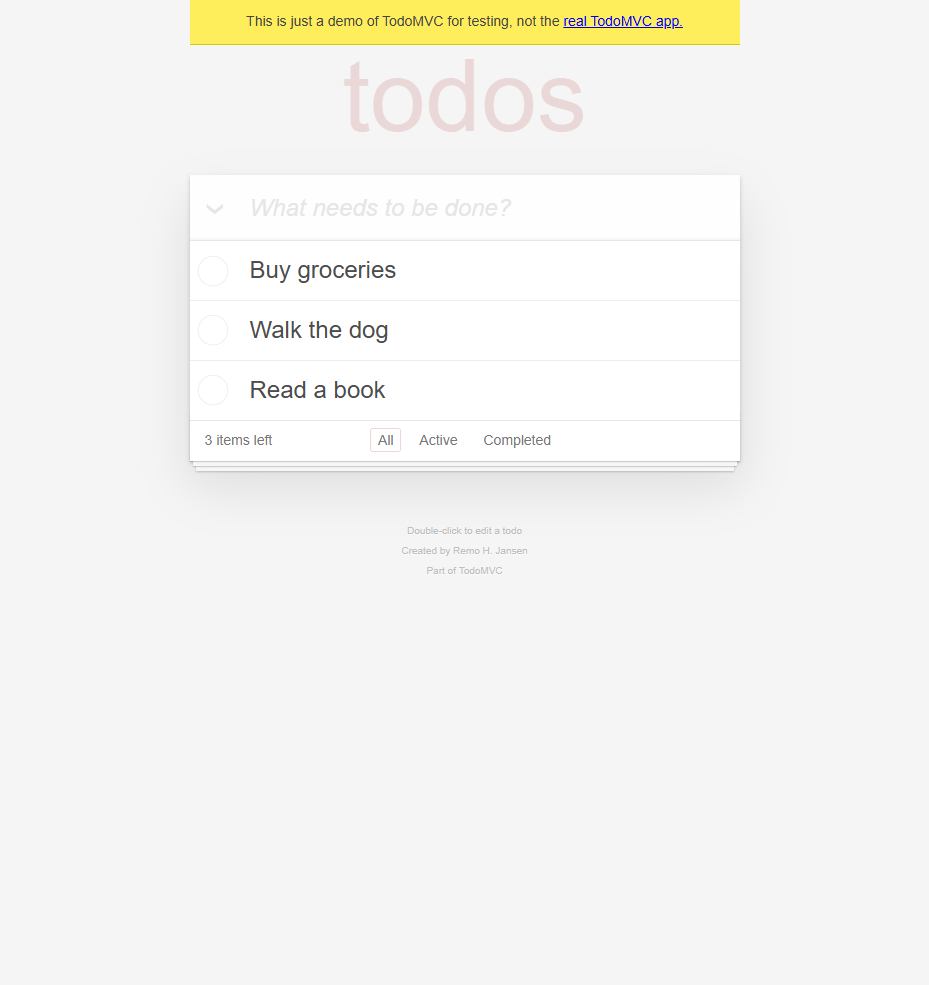
#> input picture apps/mobile/.playwright-mcp/page-2026-04-15T07-47-49-751Z.png, 929 x 985 px
$ python -i ocr_text.py   (imports and definitions only)
#> lines starting #> are read from the running program, lines starting #| are printed output that depends on the picture; after the words box and inside, x2 and y2 are one past the last pixel; in counts of white or black regions, pixels touching at a corner belong together
import os
import tempfile
import numpy as np
from PIL import Image, ImageOps
import cv2
from rapidocr_onnxruntime import RapidOCR

# [1 line that did not run here, left out]

def _deskew_cv(gray: np.ndarray) -> np.ndarray:
    edges = cv2.Canny(gray, 50, 150)
    lines = cv2.HoughLines(edges, 1, np.pi/180, 120)
    if lines is None:
        return gray
    angles = []
    for l in lines[:50]:
        theta = l[0][1]
        ang = (theta * 180 / np.pi) - 90
        if -15 < ang < 15:
            angles.append(ang)
    if not angles:
        return gray
    angle = np.median(angles)
    (h, w) = gray.shape
    M = cv2.getRotationMatrix2D((w//2, h//2), angle, 1.0)
    return cv2.warpAffine(gray, M, (w, h), flags=cv2.INTER_CUBIC, borderMode=cv2.BORDER_REPLICATE)

def _preprocess_for_ocr(path: str) -> str:
    img = Image.open(path).convert("L")  # grayscale
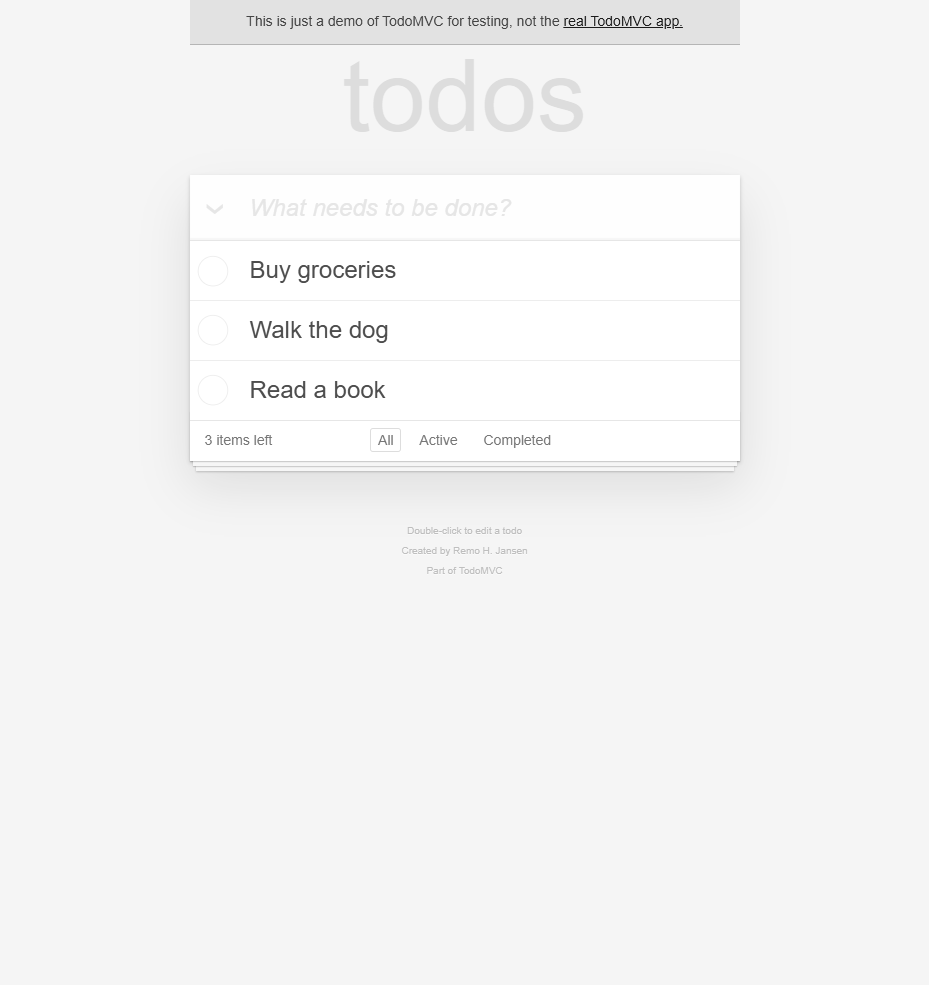
#> img: PIL image 929x985 L; min 25, max 255, mean 244.5
    img = ImageOps.autocontrast(img, cutoff=2)
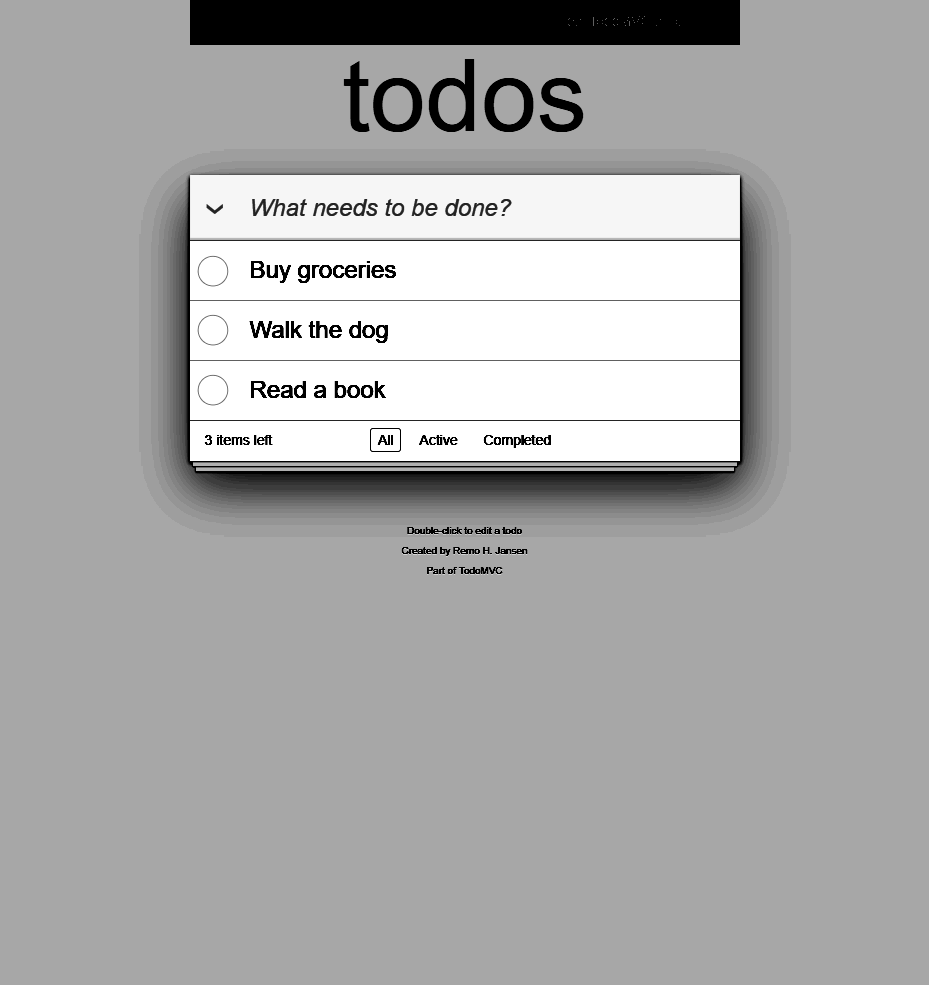
#> img: PIL image 929x985 L; min 0, max 255, mean 169.4
    arr = np.array(img)
    arr = _deskew_cv(arr)
#> in _deskew_cv, `edges = cv2.Canny(gray, 50, 150)`:
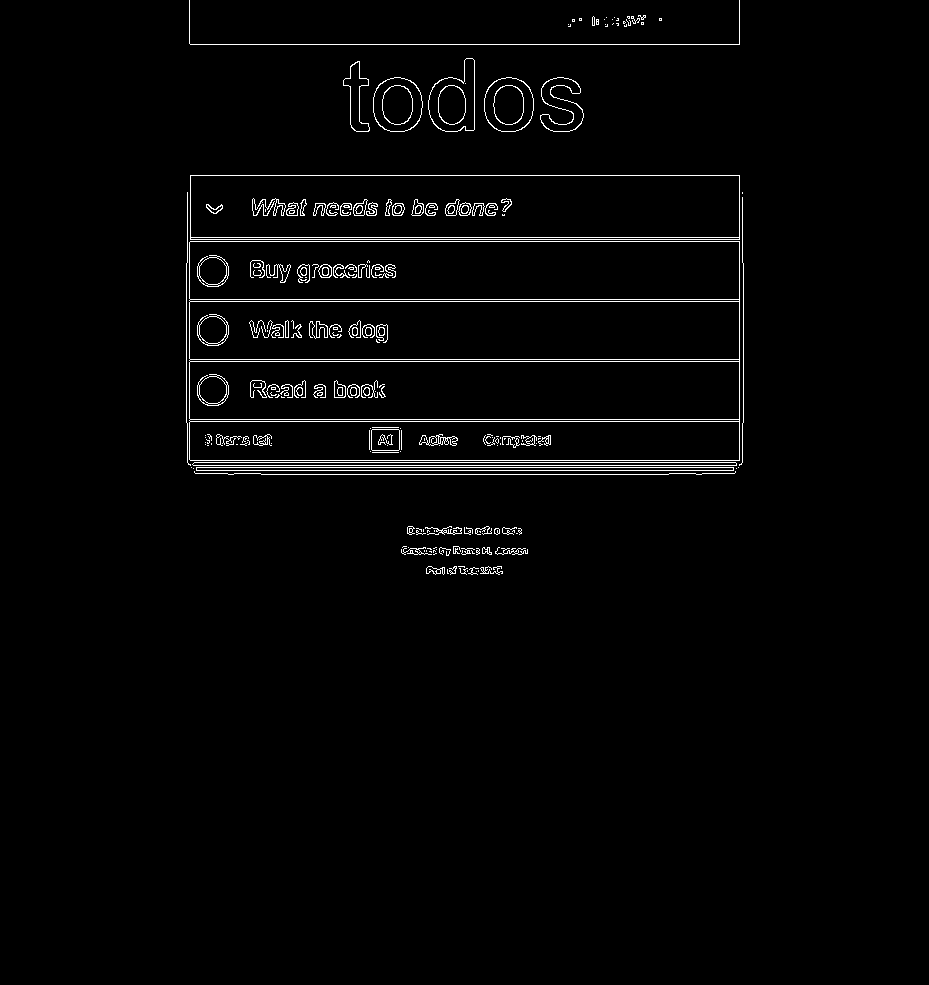
#> edges: shape (985, 929); 2% white in thin lines or dots, all inside (x1, y1, x2, y2) = (186, 0, 744, 575)
#> in _deskew_cv, `lines = cv2.HoughLines(edges, 1, np.pi/180, 120)`: lines = 44 rows, first 8: [237, 1.57], [239, 1.57], [241, 1.57], [299, 1.57], [301, 1.57], [359, 1.57], [361, 1.57], [419, 1.57]
#> the loop in _deskew_cv, `for l in lines[:50]:` made 44 passes
#> (l, theta, ang) on passes 1 to 12: ([[237, 1.57]], 1.57, 2.5e-06), ([[239, 1.57]], 1.57, 2.5e-06), ([[241, 1.57]], 1.57, 2.5e-06), ([[299, 1.57]], 1.57, 2.5e-06), ([[301, 1.57]], 1.57, 2.5e-06), ([[359, 1.57]], 1.57, 2.5e-06), ([[361, 1.57]], 1.57, 2.5e-06), ([[419, 1.57]], 1.57, 2.5e-06), ([[421, 1.57]], 1.57, 2.5e-06), ([[460, 1.57]], 1.57, 2.5e-06), ([[44, 1.57]], 1.57, 2.5e-06), ([[175, 1.57]], 1.57, 2.5e-06)
#> after the loop in _deskew_cv, `for l in lines[:50]:`: angles = 39 values, max 4 at index 33, min -2 at index 26, mean 0.462
#> in _deskew_cv, `angle = np.median(angles)`: angle = 2.5e-06
#> in _deskew_cv, `M = cv2.getRotationMatrix2D((w//2, h//2), angle, 1.0)`: M = [[1, 4.37e-08, -2.15e-05], [-4.37e-08, 1, 2.03e-05]]
    arr = cv2.resize(arr, None, fx=2.0, fy=2.0, interpolation=cv2.INTER_CUBIC)
    arr = cv2.bilateralFilter(arr, 7, 50, 50)
    arr = cv2.adaptiveThreshold(arr, 255, cv2.ADAPTIVE_THRESH_GAUSSIAN_C,
                                cv2.THRESH_BINARY, 35, 15)
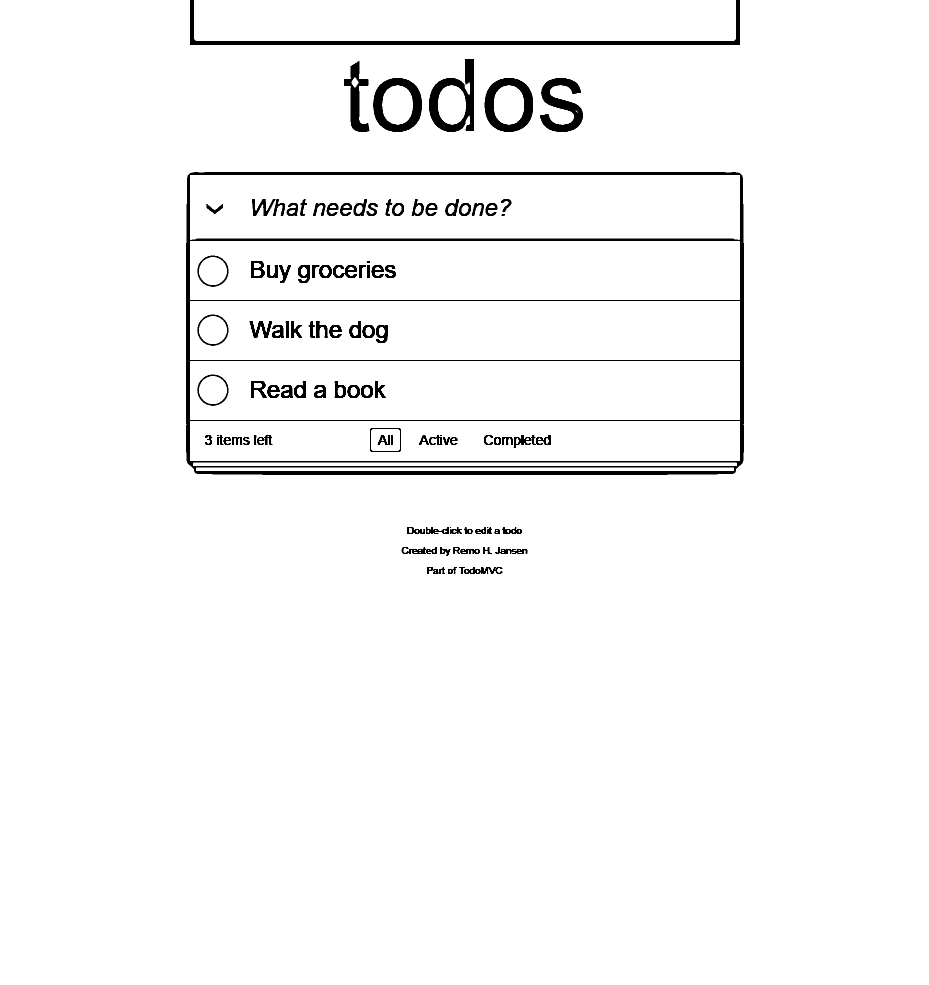
#> arr: shape (1970, 1858) (shown at 1/2 size); 97.1% white; 100 black regions (4 under 20 px), largest, box (x1, y1, x2, y2) and area: (372, 344, 1488, 950) 42434, (380, 0, 1480, 90) 10128, (858, 118, 948, 264) 5342
    out = Image.fromarray(arr)
    fd, tmp = tempfile.mkstemp(suffix=".png")
    os.close(fd)
    out.save(tmp)
    return tmp

def ocr_text_from_source(source: str) -> str:
    try:
        prep = _preprocess_for_ocr(source)
        result, _ = _rapidocr(prep)
        try: os.remove(prep)
        except: pass
        if not result:
            return ""
        return "\n".join([r[1] for r in result])
    except Exception:
        return ""

def ocr_text_from_upload(upload_bytes: bytes, filename: str) -> str:
    suffix = os.path.splitext(filename)[1] or ".bin"
    with tempfile.NamedTemporaryFile(delete=False, suffix=suffix) as f:
        f.write(upload_bytes)
        tmp = f.name
    try:
        return ocr_text_from_source(tmp)
    finally:
        try: os.remove(tmp)
        except: pass

>>> result = _preprocess_for_ocr('../../../../apps/mobile/.playwright-mcp/page-2026-04-15T07-47-49-751Z.png')
